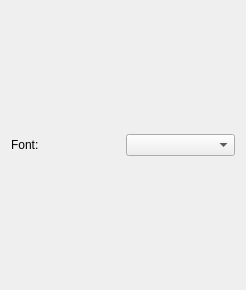
<?xml version="1.0" encoding="UTF-8"?>
<ui version="4.0">
 <class>FormulaToolEditWidget</class>
 <widget class="QWidget" name="FormulaToolEditWidget">
  <property name="geometry">
   <rect>
    <x>0</x>
    <y>0</y>
    <width>246</width>
    <height>290</height>
   </rect>
  </property>
  <layout class="QHBoxLayout">
   <item column="0">
    <widget class="QLabel" name="label">
     <property name="text">
      <string>Font:</string>
     </property>
     <property name="buddy">
      <cstring>fontComboBox</cstring>
     </property>
    </widget>
   </item>
   <item  column="1">
    <widget class="KoFontComboBox" name="fontComboBox" />
   </item>
  </layout>
 </widget>
 <customwidgets>
  <customwidget>
   <class>KoFontComboBox</class>
   <extends>QComboBox</extends>
   <header>KoFontComboBox.h</header>
  </customwidget>
 </customwidgets>
 <resources/>
 <connections/>
</ui>
